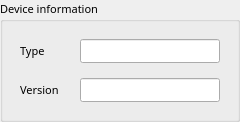
               <widget class="QGroupBox" name="status_5">
                <property name="sizePolicy">
                 <sizepolicy hsizetype="Minimum" vsizetype="Preferred">
                  <horstretch>0</horstretch>
                  <verstretch>0</verstretch>
                 </sizepolicy>
                </property>
                <property name="minimumSize">
                 <size>
                  <width>240</width>
                  <height>110</height>
                 </size>
                </property>
                <property name="maximumSize">
                 <size>
                  <width>480</width>
                  <height>180</height>
                 </size>
                </property>
                <property name="font">
                 <font>
                  <family>맑은 고딕</family>
                  <pointsize>8</pointsize>
                 </font>
                </property>
                <property name="title">
                 <string>Device information</string>
                </property>
                <layout class="QGridLayout" name="gridLayout_33">
                 <property name="verticalSpacing">
                  <number>3</number>
                 </property>
                 <item row="0" column="0">
                  <layout class="QGridLayout" name="gridLayout_17">
                   <property name="leftMargin">
                    <number>6</number>
                   </property>
                   <property name="topMargin">
                    <number>6</number>
                   </property>
                   <property name="rightMargin">
                    <number>6</number>
                   </property>
                   <property name="bottomMargin">
                    <number>6</number>
                   </property>
                   <item row="0" column="0">
                    <widget class="QLabel" name="devtype_label">
                     <property name="minimumSize">
                      <size>
                       <width>60</width>
                       <height>22</height>
                      </size>
                     </property>
                     <property name="maximumSize">
                      <size>
                       <width>80</width>
                       <height>30</height>
                      </size>
                     </property>
                     <property name="font">
                      <font>
                       <family>맑은 고딕</family>
                       <pointsize>8</pointsize>
                      </font>
                     </property>
                     <property name="text">
                      <string>Type</string>
                     </property>
                     <property name="scaledContents">
                      <bool>false</bool>
                     </property>
                    </widget>
                   </item>
                   <item row="0" column="1">
                    <widget class="QLineEdit" name="dev_type">
                     <property name="sizePolicy">
                      <sizepolicy hsizetype="Expanding" vsizetype="Preferred">
                       <horstretch>0</horstretch>
                       <verstretch>0</verstretch>
                      </sizepolicy>
                     </property>
                     <property name="minimumSize">
                      <size>
                       <width>135</width>
                       <height>22</height>
                      </size>
                     </property>
                     <property name="maximumSize">
                      <size>
                       <width>150</width>
                       <height>25</height>
                      </size>
                     </property>
                     <property name="font">
                      <font>
                       <family>맑은 고딕</family>
                       <pointsize>8</pointsize>
                       <weight>75</weight>
                       <bold>true</bold>
                      </font>
                     </property>
                     <property name="focusPolicy">
                      <enum>Qt::NoFocus</enum>
                     </property>
                     <property name="toolTip">
                      <string>&lt;html&gt;&lt;head/&gt;&lt;body&gt;&lt;p&gt;Device Type&lt;/p&gt;&lt;/body&gt;&lt;/html&gt;</string>
                     </property>
                     <property name="inputMask">
                      <string/>
                     </property>
                     <property name="text">
                      <string/>
                     </property>
                     <property name="maxLength">
                      <number>40</number>
                     </property>
                     <property name="frame">
                      <bool>true</bool>
                     </property>
                     <property name="alignment">
                      <set>Qt::AlignCenter</set>
                     </property>
                     <property name="readOnly">
                      <bool>true</bool>
                     </property>
                     <property name="placeholderText">
                      <string notr="true"/>
                     </property>
                     <property name="clearButtonEnabled">
                      <bool>false</bool>
                     </property>
                    </widget>
                   </item>
                  </layout>
                 </item>
                 <item row="1" column="0">
                  <layout class="QGridLayout" name="gridLayout_77">
                   <property name="leftMargin">
                    <number>6</number>
                   </property>
                   <property name="topMargin">
                    <number>6</number>
                   </property>
                   <property name="rightMargin">
                    <number>6</number>
                   </property>
                   <property name="bottomMargin">
                    <number>6</number>
                   </property>
                   <item row="0" column="1">
                    <widget class="QLineEdit" name="fw_version">
                     <property name="sizePolicy">
                      <sizepolicy hsizetype="Expanding" vsizetype="Preferred">
                       <horstretch>0</horstretch>
                       <verstretch>0</verstretch>
                      </sizepolicy>
                     </property>
                     <property name="minimumSize">
                      <size>
                       <width>135</width>
                       <height>22</height>
                      </size>
                     </property>
                     <property name="maximumSize">
                      <size>
                       <width>150</width>
                       <height>25</height>
                      </size>
                     </property>
                     <property name="font">
                      <font>
                       <family>맑은 고딕</family>
                       <pointsize>8</pointsize>
                       <weight>75</weight>
                       <bold>true</bold>
                      </font>
                     </property>
                     <property name="focusPolicy">
                      <enum>Qt::NoFocus</enum>
                     </property>
                     <property name="toolTip">
                      <string>&lt;html&gt;&lt;head/&gt;&lt;body&gt;&lt;p&gt;Device firmware version&lt;/p&gt;&lt;/body&gt;&lt;/html&gt;</string>
                     </property>
                     <property name="inputMask">
                      <string/>
                     </property>
                     <property name="text">
                      <string/>
                     </property>
                     <property name="maxLength">
                      <number>40</number>
                     </property>
                     <property name="frame">
                      <bool>true</bool>
                     </property>
                     <property name="alignment">
                      <set>Qt::AlignCenter</set>
                     </property>
                     <property name="readOnly">
                      <bool>true</bool>
                     </property>
                     <property name="placeholderText">
                      <string notr="true"/>
                     </property>
                     <property name="clearButtonEnabled">
                      <bool>false</bool>
                     </property>
                    </widget>
                   </item>
                   <item row="0" column="0">
                    <widget class="QLabel" name="version_label">
                     <property name="minimumSize">
                      <size>
                       <width>60</width>
                       <height>22</height>
                      </size>
                     </property>
                     <property name="maximumSize">
                      <size>
                       <width>80</width>
                       <height>30</height>
                      </size>
                     </property>
                     <property name="font">
                      <font>
                       <family>맑은 고딕</family>
                       <pointsize>8</pointsize>
                      </font>
                     </property>
                     <property name="text">
                      <string>Version</string>
                     </property>
                    </widget>
                   </item>
                  </layout>
                 </item>
                </layout>
               </widget>
